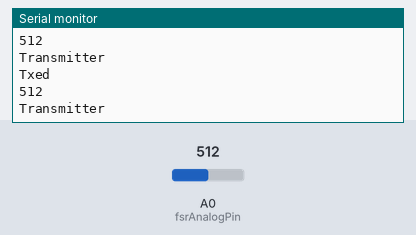
Bench run of a sketch on a simulated Arduino Uno, built with avr-gcc and run on an emulated ATmega328P. Shown: the last lines printed to the serial monitor. The inputs (shaded band) are chosen by the test bench; at power-on: A0 (fsrAnalogPin) = 512. No radio packets arrive unless stated.

Above: at 2.8 s.
2.9 s: A0 (fsrAnalogPin) set to 716
At 4.6 s:
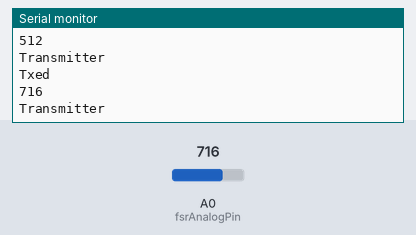
5.7 s: A0 (fsrAnalogPin) set to 900
At 7.1 s:
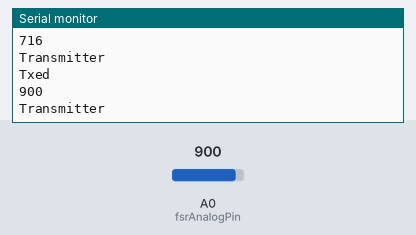
Timing chart, 0 to 8.7 s (numbered marks = the images above; inputs shaded):
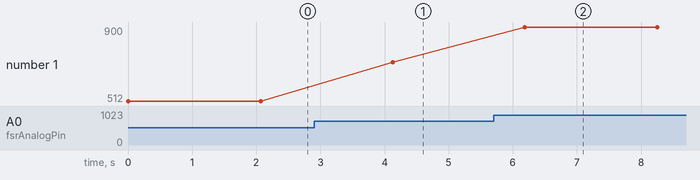

Measured:
- after the input at 2.9 s, the serial monitor: prints a new line after 1.2 s (image 1)
- after the input at 5.7 s, the serial monitor: prints a new line after 0.49 s (image 2)
- plotted number 1: 512 → 716 after the input at 2.9 s, 716 → 900 after the input at 5.7 s

The sketch:

Transmitter.ino
```cpp
#include <RH_ASK.h>
#include <SPI.h> // Not actually used but needed to compile

int fsrAnalogPin = 0;
int fsrReading;


RH_ASK driver;

void setup()
{
    Serial.begin(9600);    // Debugging only
    if (!driver.init())
         Serial.println("init failed");
}

void loop()
{

    fsrReading = analogRead(fsrAnalogPin);
  Serial.println(fsrReading);
  if(fsrReading>40)
  {
    function1();
    delay(1000);
    Serial.println("Txed");

  }

}

void function1()
{
  const char *msg = "Transmitted !!";
   if(driver.send((uint8_t *)msg, strlen(msg)))
    {
      Serial.print("Transmitter \n");
    driver.waitPacketSent();
    delay(1000);
    }
}
```
